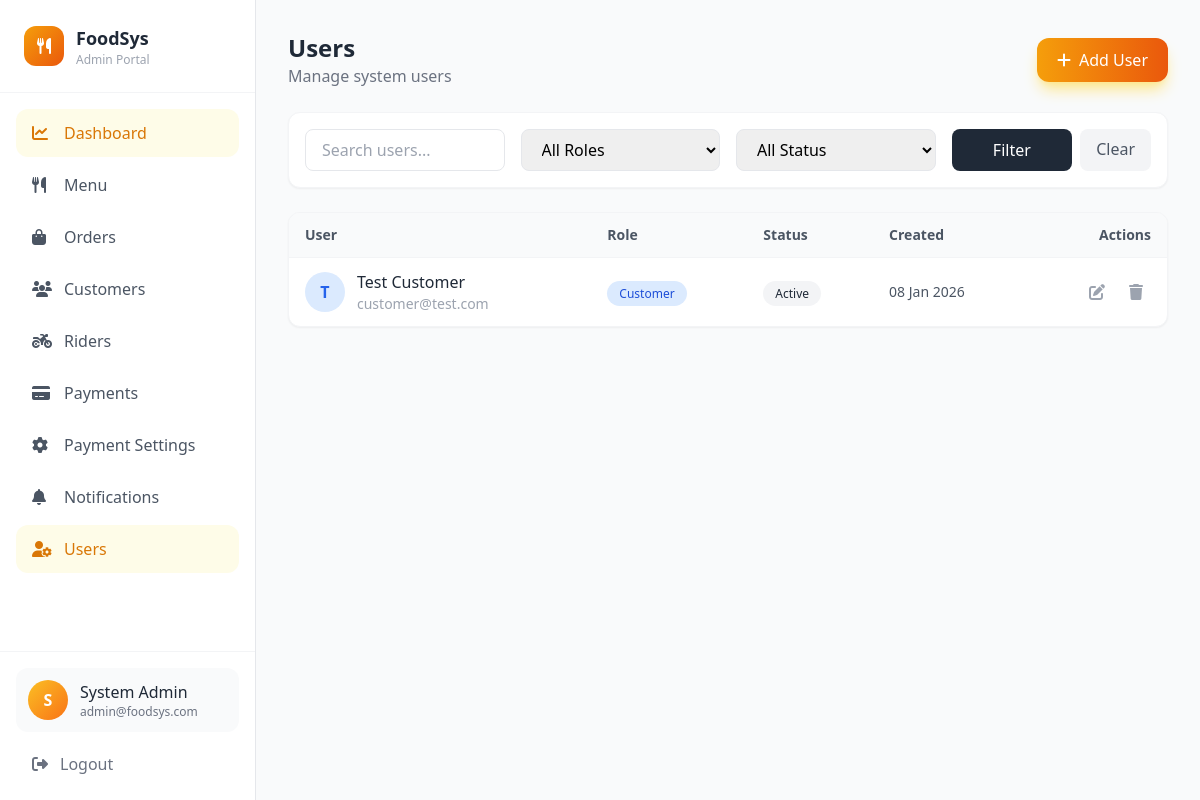
Screenshot of /admin/users.php?role=customer (signed in) with the database file from the repository.
### tables this page shows
CREATE TABLE IF NOT EXISTS `users` (
  `id` INT UNSIGNED NOT NULL AUTO_INCREMENT,
  `name` VARCHAR(100) NOT NULL,
  `email` VARCHAR(100) NOT NULL,
  `phone` VARCHAR(20) NOT NULL,
  `password` VARCHAR(255) NOT NULL,
  `role` ENUM('admin', 'staff', 'rider', 'customer') NOT NULL DEFAULT 'staff',
  `status` ENUM('active', 'inactive') NOT NULL DEFAULT 'active',
  `created_at` TIMESTAMP DEFAULT CURRENT_TIMESTAMP,
  `updated_at` TIMESTAMP DEFAULT CURRENT_TIMESTAMP ON UPDATE CURRENT_TIMESTAMP,
  PRIMARY KEY (`id`),
  UNIQUE KEY `unique_email` (`email`),
  KEY `idx_role` (`role`),
  KEY `idx_status` (`status`)
);

### classes/Database.php (called while the page is built, shortened)
<?php
class Database {
    private static $instance = null;
    private $connection;
    private function __construct() {
        try {
            $this->connection = new mysqli(
                DB_HOST,
                DB_USER,
                DB_PASS,
                DB_NAME
            );
            $this->connection->set_charset(DB_CHARSET);
        } catch (Exception $e) {
            throw new Exception("Database connection error: " . $e->getMessage());
        }
    }
    public static function getInstance() {
        if (self::$instance === null) {
            self::$instance = new self();
        }
        return self::$instance;
    }
    public function select($query, $params = []) {
        $stmt = $this->prepare($query, $params);
        $result = $stmt->get_result();
        $rows = [];
        while ($row = $result->fetch_assoc()) {
            $rows[] = $row;
        }
        return $rows;
    }
    private function prepare($query, $params = []) {
        $stmt = $this->connection->prepare($query);
        if (!empty($params)) {
            $types = '';
            $values = [];
            foreach ($params as $param) {
                if (is_int($param)) {
                    $types .= 'i';
                    $values[] = $param;
                } elseif (is_float($param)) {
                    $types .= 'd';
                    $values[] = $param;
                } elseif (is_null($param)) {
                    $types .= 's';
                    $values[] = null;
                } else {
                    $types .= 's';
                    $values[] = $param;
                }
            }
            if (!empty($types)) {
                array_unshift($values, $types);
                call_user_func_array([$stmt, 'bind_param'], $this->refValues($values));
            }
        }
        $result = $stmt->execute();
        return $stmt;
    }
    private function refValues($arr) {
        $refs = [];
        foreach ($arr as $key => $value) {
            $refs[$key] = &$arr[$key];
        }
        return $refs;
    }
}

### classes/User.php (called while the page is built, shortened)
<?php
class User {
    private $db;
    public function __construct() {
        $this->db = Database::getInstance();
    }
    public function getAll($role = null, $status = null, $search = null) {
        $query = "SELECT id, name, email, phone, role, status, created_at FROM users WHERE 1=1";
        $params = [];
        if ($role) {
            $query .= " AND role = ?";
            $params[] = $role;
        }
        $query .= " ORDER BY created_at DESC";
        return $this->db->select($query, $params);
    }
}

### admin/users.php (the view, shortened to what this page needs)
<?php
require_once dirname(__DIR__) . '/config/config.php';
$userObj = new User();
require_once INCLUDES_PATH . '/header.php';
$role = $_GET['role'] ?? '';
$statusFilter = $_GET['status'] ?? '';
$search = $_GET['search'] ?? '';
$users = $userObj->getAll($role ?: null, $statusFilter ?: null, $search ?: null);
?>
<div class="flex flex-col md:flex-row md:items-center md:justify-between gap-4 mb-6">
    <div>
        <h1 class="text-2xl font-bold text-gray-800">Users</h1>
        <p class="text-gray-500">Manage system users</p>
    </div>
    <button onclick="openNewUserModal()" class="inline-flex items-center gap-2 px-5 py-2.5 bg-gradient-to-r from-amber-500 to-orange-600 text-white font-medium rounded-xl hover:from-amber-600 hover:to-orange-700 transition-all shadow-lg shadow-amber-200">
        <i class="fas fa-plus"></i>
        <span>Add User</span>
    </button>
</div>
<div class="bg-white rounded-xl border border-gray-100 p-4 mb-6 shadow-sm">
    <form method="GET" action="" class="grid grid-cols-1 md:grid-cols-4 gap-4">
        <div>
            <input type="text" name="search" value="<?php echo htmlspecialchars($search); ?>" placeholder="Search users..." class="w-full px-4 py-2 border border-gray-200 rounded-lg focus:ring-2 focus:ring-amber-500 focus:border-amber-500">
        </div>
        <div>
            <select name="role" class="w-full px-4 py-2 border border-gray-200 rounded-lg focus:ring-2 focus:ring-amber-500 focus:border-amber-500">
                <option value="">All Roles</option>
            </select>
        </div>
        <div>
            <select name="status" class="w-full px-4 py-2 border border-gray-200 rounded-lg focus:ring-2 focus:ring-amber-500 focus:border-amber-500">
                <option value="">All Status</option>
            </select>
        </div>
        <div class="flex gap-2">
            <button type="submit" class="flex-1 px-4 py-2 bg-gray-800 text-white rounded-lg hover:bg-gray-700">Filter</button>
            <a href="users.php" class="px-4 py-2 bg-gray-100 text-gray-600 rounded-lg hover:bg-gray-200">Clear</a>
        </div>
    </form>
</div>
<div class="bg-white rounded-xl border border-gray-100 shadow-sm overflow-hidden">
    <div class="hidden md:block overflow-x-auto">
        <table class="w-full">
            <thead class="bg-gray-50 border-b border-gray-100">
                <tr>
                    <th class="text-left px-4 py-3 text-sm font-semibold text-gray-600">User</th>
                    <th class="text-left px-4 py-3 text-sm font-semibold text-gray-600">Role</th>
                    <th class="text-left px-4 py-3 text-sm font-semibold text-gray-600">Status</th>
                    <th class="text-left px-4 py-3 text-sm font-semibold text-gray-600">Created</th>
                    <th class="text-right px-4 py-3 text-sm font-semibold text-gray-600">Actions</th>
                </tr>
            </thead>
            <tbody class="divide-y divide-gray-50">
                <?php if (empty($users)): ?>
                <tr>
                    <td colspan="5" class="px-4 py-12 text-center text-gray-400">
                        <i class="fas fa-users text-4xl mb-3"></i>
                        <p>No users found</p>
                    </td>
                </tr>
                <?php else: ?>
                    <?php foreach ($users as $u): ?>
                    <tr class="hover:bg-gray-50">
                        <td class="px-4 py-3">
                            <div class="flex items-center gap-3">
                                <div class="w-10 h-10 <?php echo $u['role'] === 'admin' ? 'bg-amber-100 text-amber-600' : ($u['role'] === 'rider' ? 'bg-purple-100 text-purple-600' : 'bg-blue-100 text-blue-600'); ?> rounded-full flex items-center justify-center font-semibold">
                                    <?php echo strtoupper(substr($u['name'], 0, 1)); ?>
                                </div>
                                <div>
                                    <p class="font-medium text-gray-800"><?php echo htmlspecialchars($u['name']); ?></p>
                                    <p class="text-sm text-gray-400"><?php echo htmlspecialchars($u['email']); ?></p>
                                </div>
                            </div>
                        </td>
                        <td class="px-4 py-3">
                            <span class="px-3 py-1 text-xs font-medium rounded-full <?php echo $u['role'] === 'admin' ? 'bg-amber-100 text-amber-700' : ($u['role'] === 'rider' ? 'bg-purple-100 text-purple-700' : 'bg-blue-100 text-blue-700'); ?>">
                                <?php echo ucfirst($u['role']); ?>
                            </span>
                        </td>
                        <td class="px-4 py-3"><?php echo getStatusBadge($u['status']); ?></td>
                        <td class="px-4 py-3">
                            <p class="text-sm text-gray-600"><?php echo formatDate($u['created_at']); ?></p>
                        </td>
                        <td class="px-4 py-3">
                            <div class="flex items-center justify-end gap-2">
                                <button onclick="editUser(<?php echo $u['id']; ?>, '<?php echo htmlspecialchars($u['name'], ENT_QUOTES); ?>', '<?php echo htmlspecialchars($u['email'], ENT_QUOTES); ?>', '<?php echo htmlspecialchars($u['phone'], ENT_QUOTES); ?>', '<?php echo $u['role']; ?>', '<?php echo $u['status']; ?>')" class="p-2 text-gray-400 hover:text-blue-600 hover:bg-blue-50 rounded-lg" title="Edit">
                                    <i class="fas fa-edit"></i>
                                </button>
                                <?php if ($u['id'] != getCurrentUser()['id']): ?>
                                <button onclick="deleteUser(<?php echo $u['id']; ?>, '<?php echo htmlspecialchars($u['name'], ENT_QUOTES); ?>')" class="p-2 text-gray-400 hover:text-red-600 hover:bg-red-50 rounded-lg" title="Delete">
                                    <i class="fas fa-trash"></i>
                                </button>
                                <?php endif; ?>
                            </div>
                        </td>
                    </tr>
                    <?php endforeach; ?>
                <?php endif; ?>
            </tbody>
        </table>
    </div>
</div>
<?php require_once INCLUDES_PATH . '/footer.php'; ?>

### config/config.php (shortened to what this page needs)
<?php
spl_autoload_register(function ($class) {
    $file = CLASSES_PATH . '/' . $class . '.php';
});
require_once CLASSES_PATH . '/Database.php';
function isLoggedIn() {
    return isset($_SESSION['user_id']) && !empty($_SESSION['user_id']);
}
function getCurrentUser() {
    return [
        'id' => $_SESSION['user_id'] ?? null,
        'name' => $_SESSION['user_name'] ?? null,
        'email' => $_SESSION['user_email'] ?? null,
        'role' => $_SESSION['user_role'] ?? null,
    ];
}
function formatDate($date, $format = null) {
    $format = $format ?? DATE_FORMAT;
    return date($format, strtotime($date));
}
function getStatusBadge($status) {
    $badges = [
        'pending' => '<span class="px-3 py-1 text-xs font-medium rounded-full bg-yellow-100 text-yellow-800">Pending</span>',
        'preparing' => '<span class="px-3 py-1 text-xs font-medium rounded-full bg-blue-100 text-blue-800">Preparing</span>',
        'out_for_delivery' => '<span class="px-3 py-1 text-xs font-medium rounded-full bg-purple-100 text-purple-800">Out for Delivery</span>',
        'delivered' => '<span class="px-3 py-1 text-xs font-medium rounded-full bg-green-100 text-green-800">Delivered</span>',
        'failed' => '<span class="px-3 py-1 text-xs font-medium rounded-full bg-red-100 text-red-800">Failed</span>',
        'cancelled' => '<span class="px-3 py-1 text-xs font-medium rounded-full bg-red-100 text-red-800">Cancelled</span>',
        'paid' => '<span class="px-3 py-1 text-xs font-medium rounded-full bg-green-100 text-green-800">Paid</span>',
        'active' => '<span class="px-3 py-1 text-xs font-medium rounded-full bg-green-100 text-green-800">Active</span>',
        'inactive' => '<span class="px-3 py-1 text-xs font-medium rounded-full bg-gray-100 text-gray-800">Inactive</span>',
    ];
    return $badges[$status] ?? '<span class="px-3 py-1 text-xs font-medium rounded-full bg-gray-100 text-gray-800">' . ucfirst($status) . '</span>';
}

### rows the page displays
users: name "T", name "Test Customer", email "customer@test.com", role "Customer", status "Active", created_at "08 Jan 2026"

### other values shown
SITE_NAME "FoodSys"
$user['role'] "Admin"
$item['name'] "Dashboard"
$item['name'] "Menu"
$item['name'] "Orders"
$item['name'] "Customers"
$item['name'] "Riders"
$item['name'] "Payments"
$item['name'] "Payment Settings"
$item['name'] "Notifications"
$item['name'] "Users"
substr($user['name'], 0, 1) "S"
$user['name'] "System Admin"
$user['email'] "admin@foodsys.com"
